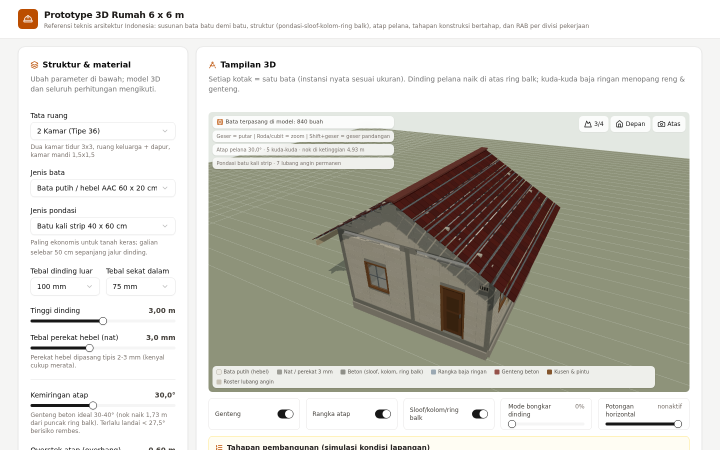
#> input picture shots/00-default.png, 1440 x 900 px, found by its file name (shown at 1/2 size); its folder holds 7 pictures in this run
$ python verify_shots2.py
#> lines starting #> are read from the running program, lines starting #| are printed output that depends on the picture
#!/usr/bin/env python3
"""Cek terarah: genteng (warna hangat) di default vs tahap 5; cat vs plester pada dinding depan; cakar ayam (buis abu di area pondasi)."""
from PIL import Image
import os

SH = "/home/z/my-project/shots"

def warm_ratio(path, box):
#> called with path = '00-default.png', box = (400, 170, 1040, 380)
    im = Image.open(os.path.join(SH, path)).convert("RGB").crop(box)
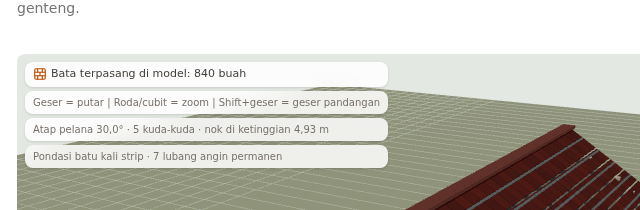
#> im: PIL image 640x210 RGB; mean R, G, B 203.4, 202, 194.1
    px = list(im.getdata())
#> px = 134400 items
    n = len(px)
#> n = 134400
    warm = sum(1 for r, g, b in px if r > 100 and (r - g) > 22 and (r - b) > 22)
#> warm = 152
    return warm / n * 100

def mean_rgb(path, box):
    im = Image.open(os.path.join(SH, path)).convert("RGB").crop(box)
    px = list(im.getdata())
    n = len(px)
    r = sum(p[0] for p in px) / n
    g = sum(p[1] for p in px) / n
    b = sum(p[2] for p in px) / n
    return (round(r, 1), round(g, 1), round(b, 1))

# area atap (atas kanvas tengah)
ROOF = (400, 170, 1040, 380)
# area dinding depan (tengah bawah kanvas)
WALL = (500, 430, 940, 620)

print("== genteng (warm %) di area atap ==")
for f in ["00-default.png", "05-stage5-rangka.png", "08-stage8-cat.png"]:
    print(f, round(warm_ratio(f, ROOF), 2), "%")
#> pass 2 of the loop `for f in ["00-default.png", "05-stage5-rangka.png", "08-stage8-cat.png..`:
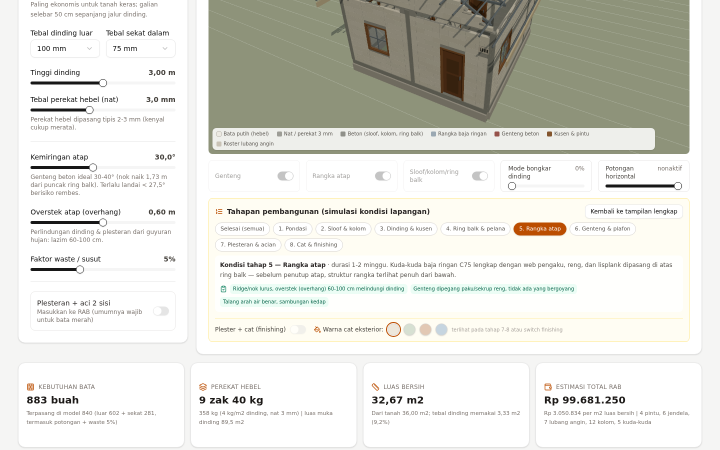
#> input picture shots/05-stage5-rangka.png, 1440 x 900 px, found by its file name (shown at 1/2 size)
#> in warm_ratio (call 2), `im = Image.open(os.path.join(SH, path)).convert("RGB").crop(box)`:
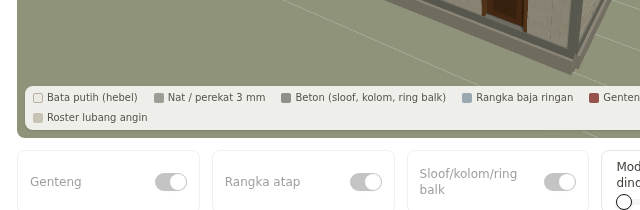
#> im: PIL image 640x210 RGB; mean R, G, B 196.9, 198.5, 187.4
#> warm = 100
#> pass 3 of the loop `for f in ["00-default.png", "05-stage5-rangka.png", "08-stage8-cat.png..`:
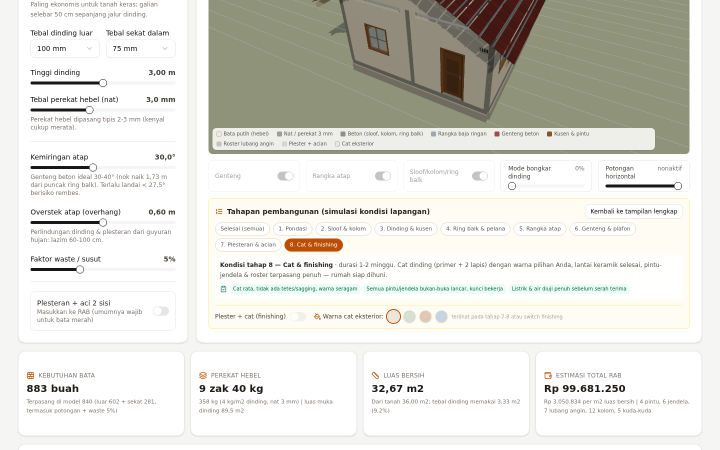
#> input picture shots/08-stage8-cat.png, 1440 x 900 px, found by its file name (shown at 1/2 size)
#> in warm_ratio (call 3), `im = Image.open(os.path.join(SH, path)).convert("RGB").crop(box)`:
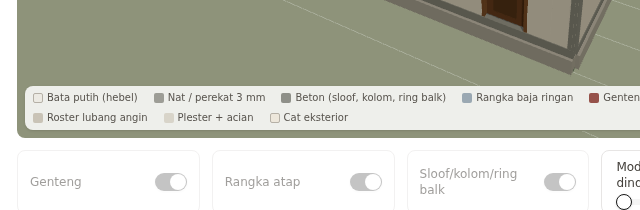
#> im: PIL image 640x210 RGB; mean R, G, B 196.8, 198.3, 187.2

print("== dinding depan mean RGB (plester vs cat) ==")
for f in ["03-stage3-dinding.png", "07-stage7-plester.png", "08-stage8-cat.png"]:
    print(f, mean_rgb(f, WALL))
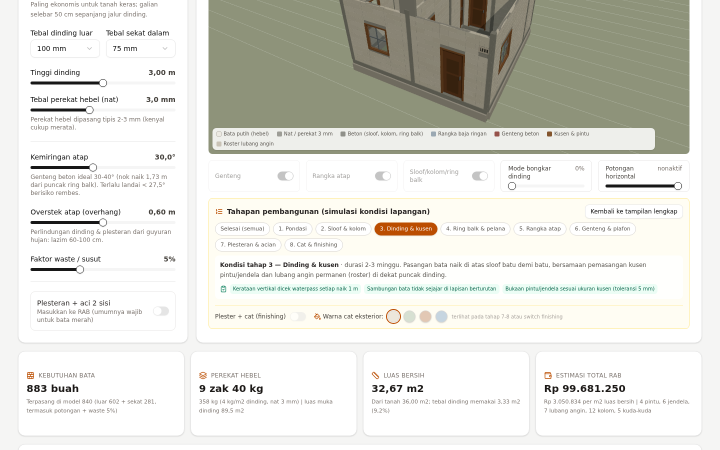
#> input picture shots/03-stage3-dinding.png, 1440 x 900 px, found by its file name (shown at 1/2 size)
#> in mean_rgb, `im = Image.open(os.path.join(SH, path)).convert("RGB").crop(box)`:
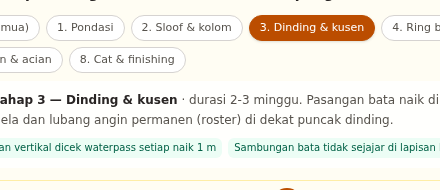
#> im: PIL image 440x190 RGB; mean R, G, B 241.2, 239, 230.4
#> in mean_rgb, `px = list(im.getdata())`: px = 83600 items
#> in mean_rgb, `n = len(px)`: n = 83600
#> in mean_rgb, `r = sum(p[0] for p in px) / n`: r = 241.2
#> in mean_rgb, `g = sum(p[1] for p in px) / n`: g = 239
#> in mean_rgb, `b = sum(p[2] for p in px) / n`: b = 230.4
#> pass 2 of the loop `for f in ["03-stage3-dinding.png", "07-stage7-plester.png", "08-stage8..`:
#> (the run stopped early here; a loop or call above may not have finished)
